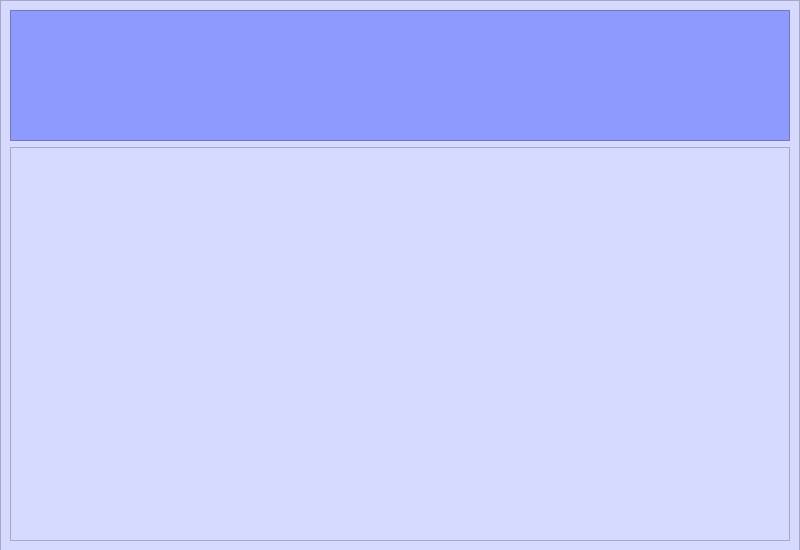
<?xml version="1.0" encoding="UTF-8"?>
<ui version="4.0">
 <class>PageTVSeries</class>
 <widget class="QWidget" name="PageTVSeries">
  <property name="geometry">
   <rect>
    <x>0</x>
    <y>0</y>
    <width>800</width>
    <height>550</height>
   </rect>
  </property>
  <property name="minimumSize">
   <size>
    <width>800</width>
    <height>550</height>
   </size>
  </property>
  <property name="maximumSize">
   <size>
    <width>800</width>
    <height>550</height>
   </size>
  </property>
  <property name="windowTitle">
   <string>Form</string>
  </property>
  <widget class="QFrame" name="frame">
   <property name="geometry">
    <rect>
     <x>0</x>
     <y>0</y>
     <width>800</width>
     <height>551</height>
    </rect>
   </property>
   <property name="minimumSize">
    <size>
     <width>800</width>
     <height>50</height>
    </size>
   </property>
   <property name="styleSheet">
    <string notr="true">background-color : #d7daff;
color : white;
font: 75 14pt &quot;Calibri&quot;;</string>
   </property>
   <property name="frameShape">
    <enum>QFrame::StyledPanel</enum>
   </property>
   <property name="frameShadow">
    <enum>QFrame::Raised</enum>
   </property>
   <layout class="QVBoxLayout" name="verticalLayout" stretch="1,3">
    <item>
     <widget class="QFrame" name="frameNews">
      <property name="styleSheet">
       <string notr="true">background-color: #8f9aff;</string>
      </property>
      <property name="frameShape">
       <enum>QFrame::StyledPanel</enum>
      </property>
      <property name="frameShadow">
       <enum>QFrame::Raised</enum>
      </property>
      <layout class="QGridLayout" name="gridLayoutNews"/>
     </widget>
    </item>
    <item>
     <widget class="QFrame" name="frameOthers">
      <property name="frameShape">
       <enum>QFrame::StyledPanel</enum>
      </property>
      <property name="frameShadow">
       <enum>QFrame::Raised</enum>
      </property>
      <layout class="QGridLayout" name="gridLayoutOthers"/>
     </widget>
    </item>
   </layout>
  </widget>
 </widget>
 <resources/>
 <connections/>
</ui>
